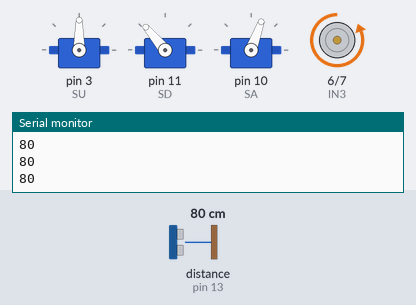
A sketch run on a simulated Arduino Uno, built with avr-gcc and run on an emulated ATmega328P. Shown: 3 × servo, motor-driver pin pairs drawn as motors (green arrow = first pin HIGH = forward, orange = second pin HIGH = backward, longer = more drive), the last lines printed to the serial monitor. Wiring (inferred from the names in the program): ultrasonic range finder: trigger pin 12; echo pin 13. Inputs (shaded band) come from the test bench; at power-on: distance to the obstacle (sensor on pin 13) 80 cm. The echo pulse lasts 58.3 µs per cm.

Above: at 2.2 s.
2.3 s: distance to the obstacle (sensor on pin 13) set to 57 cm
3.8 s: distance to the obstacle (sensor on pin 13) set to 48 cm
At 5.6 s:
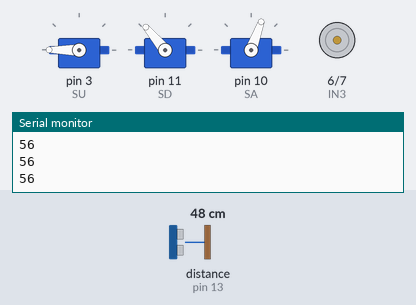
6.8 s: distance to the obstacle (sensor on pin 13) set to 51 cm
At 8.8 s:
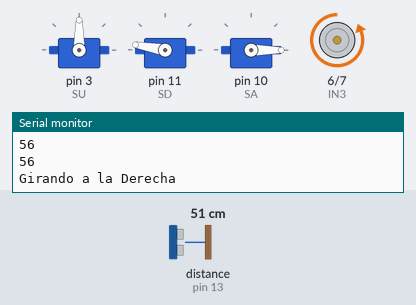
9.7 s: distance to the obstacle (sensor on pin 13) set to 60 cm
At 12.3 s:
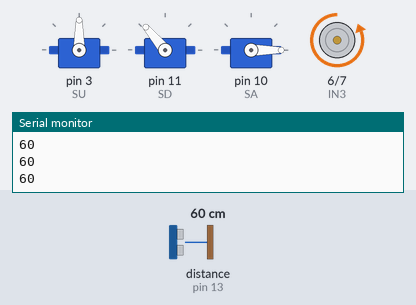
Timing chart, 0 to 13.7 s (numbered marks = the images above; inputs shaded):
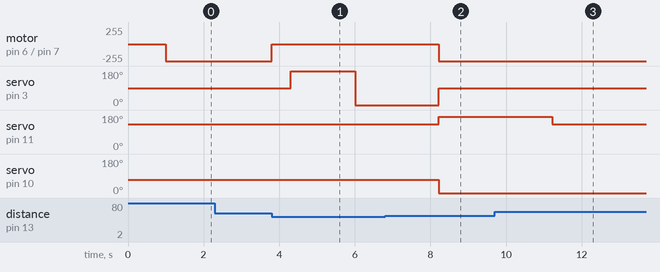

Measured:
- the behaviour switches between 52 and 51 cm on distance to the obstacle (sensor on pin 13) (found by bisection; images 0 and 1)
- the behaviour switches between 48 and 49 cm on distance to the obstacle (sensor on pin 13) (found by bisection; images 1 and 2)
- after the input at 3.8 s, motor on pin 6 (IN3) / pin 7 (IN4): backward 255/255 → stopped at once; servo on pin 3 (SU): 90° → 180° after 0.51 s, → 0° 1.7 s later
- after the input at 6.8 s, servo on pin 11 (SD): 130° → 170° after 1.4 s; servo on pin 10 (SA): 70° → 0° after 1.4 s
- after the input at 9.7 s, servo on pin 11 (SD): 170° → 130° after 1.5 s

The sketch:

Autonomous_Car_3.ino
```cpp
#include <Servo.h>

Servo SU;
Servo SD;
Servo SA;


//  Servo de Frente
      //SU.write(90);
      //SD.write(130);
      //SA.write(70);

//  Servos a la Derecha

      //SU.write(0);
      //SD.write(170);
      //SA.write(170);

//  Servos a la Izquierda

      //SU.write(0);
      //SD.write(70);
      //SA.write(0);


//US
#define trig 12
#define echo 13

#define trig2 4
#define echo2 5

//Mototes
#define IN3 6
#define IN4 7

long distancia, duracion, dF, dD, dI, dA;
int direccion = 0; //-1 Izquierda | +1 Derecha | 0 Centro
int TiempoDeGiro = 3000;
int Frente = 50;

void setup(){

  Serial.begin(9600);

  //Sensor Ultrasónico
  pinMode(trig, OUTPUT);
  pinMode(echo, INPUT);
  pinMode(trig2, OUTPUT);
  pinMode(echo2, INPUT);

  //Pin Motores
  pinMode(IN3, OUTPUT);
  pinMode(IN4, OUTPUT);

  //Servomotores
  SU.attach(3);
  SD.attach(11);
  SA.attach(10);

  //Posiciones Iniciales
  SU.write(90);
  SD.write(130);
  SA.write(70);

  delay(1000);

  Serial.println("Iniciando");

}

void loop(){

  SU.write(90);

  digitalWrite(IN3, LOW);
  digitalWrite(IN4, HIGH);

  dF = lectura_ultrasonico(trig, echo);


  if(direccion == 0){
    dF = lectura_ultrasonico(trig, echo);
    if(dF <= Frente){
      digitalWrite(IN3, LOW);
      digitalWrite(IN4, LOW);

      delay(500);

      SU.write(200);
      delay(700);
      dI = lectura_ultrasonico(trig, echo);

      delay(1000);

      SU.write(0);
      delay(1200);
      dD = lectura_ultrasonico(trig, echo);

      delay(1000);

      SU.write(90);

      if (dI >= dD){
        Serial.print("Girando a la Izquierda \n");
        SD.write(70);
        SA.write(170);

        digitalWrite(IN3, LOW);
        digitalWrite(IN4, HIGH);

        direccion = -1;

        delay(TiempoDeGiro);

        SD.write(130);

      }else if (dI <= dD){
        Serial.print("Girando a la Derecha \n");
        SD.write(170);
        SA.write(0);

        digitalWrite(IN3, LOW);
        digitalWrite(IN4, HIGH);

        direccion = 1;

        delay(TiempoDeGiro);

        SD.write(130);


      }else{
        Serial.print("Recto \n ");

        digitalWrite(IN3, HIGH);
        digitalWrite(IN4, LOW);

        delay(1000);
      }

    }
  } else if(direccion == 1){
    dF = lectura_ultrasonico(trig, echo);
    if(dF <= Frente){
      Serial.println("Dentro de Loop Derecha");

      Serial.print("Girando a la Derecha \n");
      SD.write(170);

      digitalWrite(IN3, LOW);
      digitalWrite(IN4, HIGH);

      delay(TiempoDeGiro);

      SD.write(130);

    }
  }else if (direccion == -1){
    dF = lectura_ultrasonico(trig, echo);
    if(dF <= Frente){
      Serial.println("Dentro de Loop Izquierda");

      Serial.print("Girando a la Izquierda \n");
      SD.write(30);

      digitalWrite(IN3, LOW);
      digitalWrite(IN4, HIGH);

      delay(TiempoDeGiro);

      SD.write(130);

    }
  }else{
    dF = lectura_ultrasonico(trig, echo);
    if(dF <= Frente){
      direccion = 0;
    }
  }

  Serial.println(dF);
}


int lectura_ultrasonico(int trigPin, int echoPin) {
  digitalWrite(trigPin, LOW);
  delayMicroseconds(2);
  digitalWrite(trigPin, HIGH);
  delayMicroseconds(10);
  digitalWrite(trigPin, LOW);
  duracion = pulseIn(echoPin, HIGH);
  int distancia = duracion / 29 / 2;
  return distancia;
}
```
